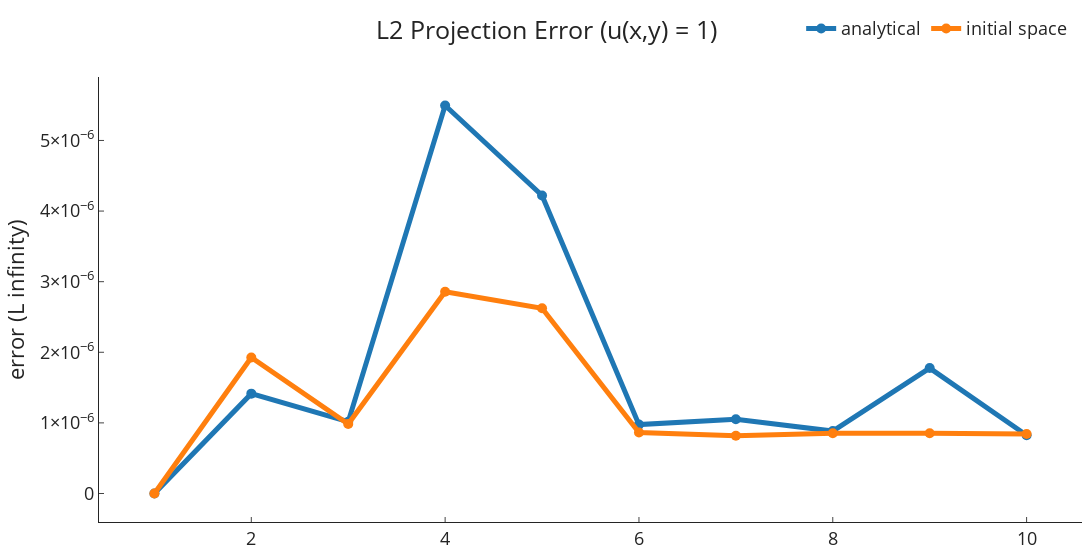

Notebook code for this chart:
### Code cell
from plotly import graph_objects as go
plot_layout = dict(
    width=1200,
    xaxis=dict(ticks="inside"), 
    yaxis=dict(ticks="inside", title="error (L infinity)", exponentformat="power"),
    template="simple_white",
    font=dict(size=18),
    legend=dict(orientation="h", yanchor="top", y=1.15, xanchor="right", x=0.99, bgcolor='rgba(0,0,0,0)', font_size=18),
    margin=dict(l=10, r=10, t=60, b=10)
)

fig = go.Figure(data=[
    go.Scatter(x=np.arange(1, 11), y=uniform_errors["analytical"], line=dict(width=5), marker=dict(size=10), name="analytical"),
    go.Scatter(x=np.arange(1, 11), y=uniform_errors["initial_space"], line=dict(width=5), marker=dict(size=10), name="initial space"),
])
fig.update_layout(
    title=dict(text="L2 Projection Error (u(x,y) = 1)", x=0.5),
    **plot_layout
)
fig.show()
fig.write_image("u=1.png")

### Figure 1 — Plotly figure (JSON) as saved in the notebook; plotly's stock layout.template omitted (floating-point values rounded to 4 significant figures)
{"data": [{"line": {"width": 5}, "marker": {"size": 10}, "name": "analytical", "type": "scatter", "x": [1, 2, 3, 4, 5, 6, 7, 8, 9, 10], "y": [5.973e-14, 1.414e-06, 1.016e-06, 5.495e-06, 4.22e-06, 9.756e-07, 1.052e-06, 8.838e-07, 1.776e-06, 8.256e-07]}, {"line": {"width": 5}, "marker": {"size": 10}, "name": "initial space", "type": "scatter", "x": [1, 2, 3, 4, 5, 6, 7, 8, 9, 10], "y": [6.306e-14, 1.927e-06, 9.839e-07, 2.858e-06, 2.624e-06, 8.64e-07, 8.178e-07, 8.537e-07, 8.529e-07, 8.423e-07]}], "layout": {"font": {"size": 18}, "legend": {"bgcolor": "rgba(0,0,0,0)", "font": {"size": 18}, "orientation": "h", "x": 0.99, "xanchor": "right", "y": 1.15, "yanchor": "top"}, "margin": {"b": 10, "l": 10, "r": 10, "t": 60}, "title": {"text": "L2 Projection Error (u(x,y) = 1)", "x": 0.5}, "width": 1200, "xaxis": {"ticks": "inside"}, "yaxis": {"exponentformat": "power", "ticks": "inside", "title": {"text": "error (L infinity)"}}}}
